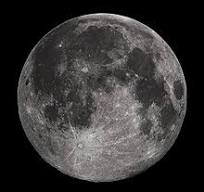
#> input picture btl/phân ngưỡng.jpg, 204 x 192 px
$ python laplacian.py
#> lines starting #> are read from the running program, lines starting #| are printed output that depends on the picture
from matplotlib.image import imread
import matplotlib.pyplot as plt
import numpy as np
from PIL import Image

input_image=Image.open("phân ngưỡng.jpg").convert('L')
grayscale_image = np.array(input_image)

Laplacian = np.array([[0.0, 1.0, 0.0], [1.0, -4.0, 1.0], [0.0, 1.0, 0.0]])
[rows, columns] = np.shape(grayscale_image)
#> rows = 192; columns = 204
Laplacian_filtered_image = np.zeros(shape=(rows, columns))

for i in range(rows - 2):
    for j in range(columns - 2):
        Laplacian_filtered_image[i + 1, j + 1] = np.sum(np.multiply(Laplacian, grayscale_image[i:i + 3, j:j + 3]))
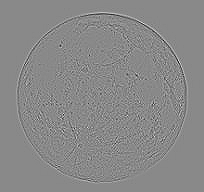
#> Laplacian_filtered_image: shape (192, 204) float64; min -357, max 307, mean 0; drawn with min black and max white

plt.figure(figsize=(8, 4))
plt.subplot(1, 2, 1)
plt.title('Hình ảnh ban đầu')
plt.imshow(input_image,cmap='gray')
plt.axis('off')

# Hiển thị hình ảnh biến đổi
plt.subplot(1, 2, 2)
plt.title(f'Hình ảnh biến đổi kernel=3x3')
plt.imshow(Laplacian_filtered_image,cmap='gray')
plt.axis('off')

plt.tight_layout()
plt.show()
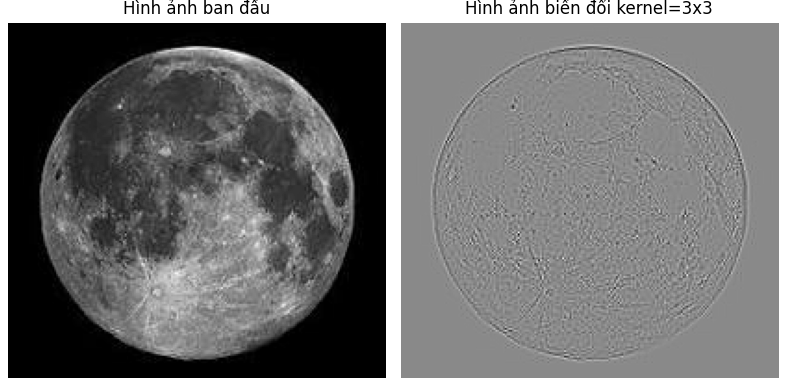
#> figure drawn by matplotlib, 2 panels

$ run again, with btl/histogram.jpg copied over btl/phân ngưỡng.jpg
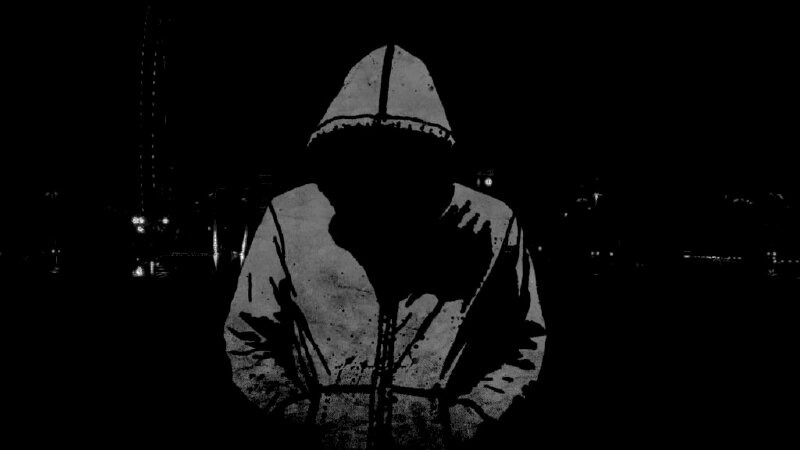
#> input picture btl/histogram.jpg, 800 x 450 px
#> input_image is the input picture: PIL image 800x450 L; min 0, max 255, mean 10.3
#> after the loop `for i in range(rows - 2):`:
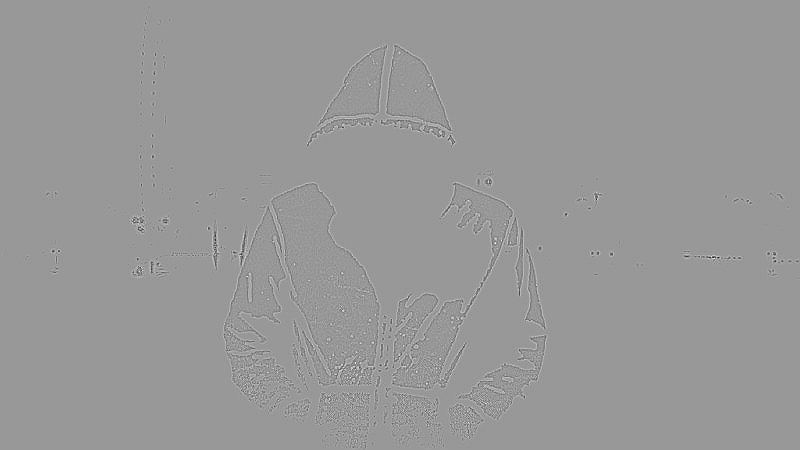
#> Laplacian_filtered_image: shape (450, 800) float64; min -349, max 236, mean 0; drawn with min black and max white
#> `plt.show()`:
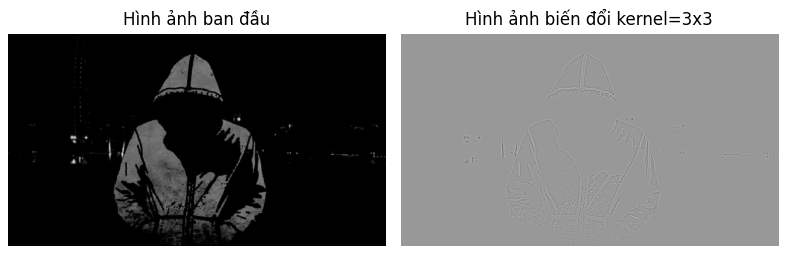
#> figure drawn by matplotlib, 2 panels
